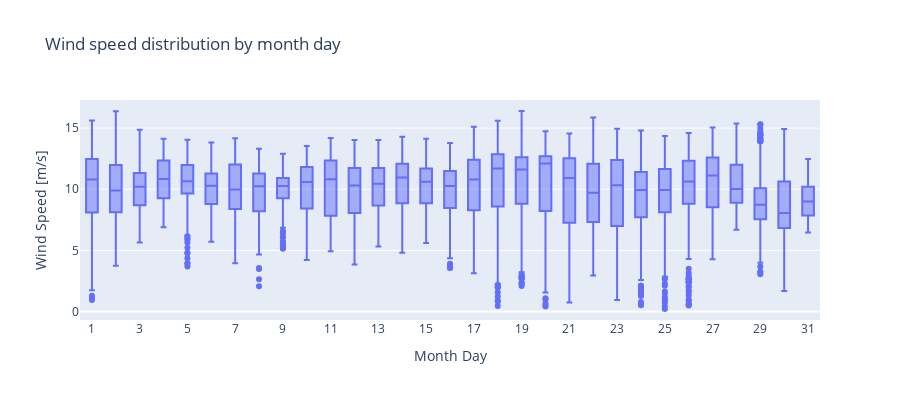

Notebook code for this chart:
### Code cell
px.defaults.width = 900
px.defaults.height = 400


fig = px.box(data_frame= wind_speed2,
       x = 'day',
       y = 'wind_speed',
       title= 'Wind speed distribution by month day',
       labels= {'wind_speed': 'Wind Speed [m/s]',
                'day': 'Month Day'} )
fig.update_xaxes(tickmode = 'array', tickvals= list(range(1,32,2)))

fig.show()

fig.write_image('imgs/wind_speed_day.png')
Image('imgs/wind_speed_day.png')

### Figure 1 — Plotly figure (JSON) as saved in the notebook; plotly's stock layout.template omitted (floating-point values rounded to 4 significant figures; data arrays with more than 128 entries replaced by an {"elided": "..."} marker saying what was removed)
{"data": [{"alignmentgroup": "True", "hovertemplate": "Month Day=%{x}<br>Wind Speed [m/s]=%{y}<extra></extra>", "legendgroup": "", "marker": {"color": "#636efa"}, "name": "", "notched": false, "offsetgroup": "", "orientation": "v", "showlegend": false, "type": "box", "x": {"elided": "8760 int values"}, "x0": " ", "xaxis": "x", "y": {"elided": "8760 float values"}, "y0": " ", "yaxis": "y"}], "layout": {"boxmode": "group", "height": 400, "legend": {"tracegroupgap": 0}, "title": {"text": "Wind speed distribution by month day"}, "width": 900, "xaxis": {"anchor": "y", "domain": [0, 1], "tickmode": "array", "tickvals": [1, 3, 5, 7, 9, 11, 13, 15, 17, 19, 21, 23, 25, 27, 29, 31], "title": {"text": "Month Day"}}, "yaxis": {"anchor": "x", "domain": [0, 1], "title": {"text": "Wind Speed [m/s]"}}}}
